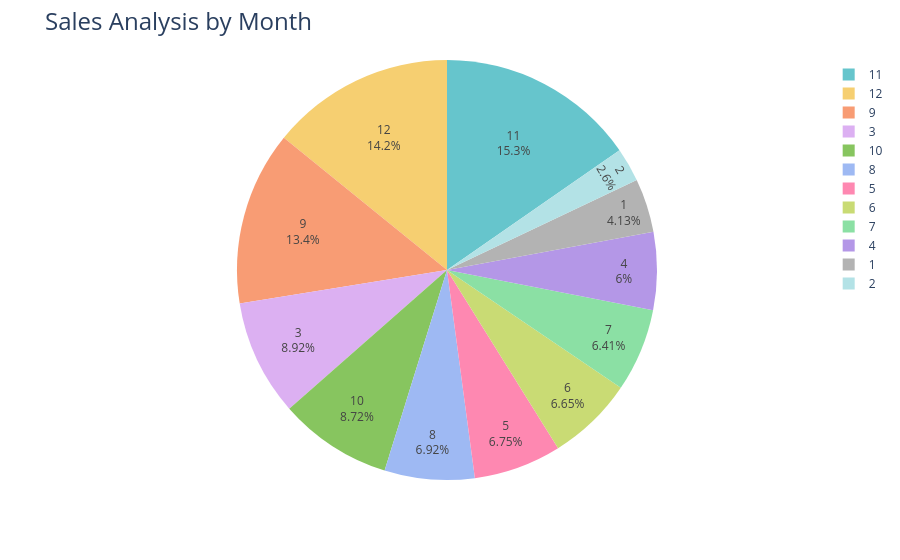

Here is the notebook cell this chart was saved with:
### Code cell
fig2=px.pie(sales_by_month,
            values='Sales',
            names='Order Month',
            hole=0.0,
            color_discrete_sequence=px.colors.qualitative.Pastel)
fig2.update_traces(textposition='inside', textinfo='percent+label')
fig2.update_layout(title_text='Sales Analysis by Month', title_font= dict(size=24))
fig2.show()

### Figure 1 — Plotly figure (JSON) as saved in the notebook; plotly's stock layout.template omitted (floating-point values rounded to 4 significant figures)
{"data": [{"domain": {"x": [0, 1], "y": [0, 1]}, "hole": 0, "hovertemplate": "Order Month=%{label}<br>Sales=%{value}<extra></extra>", "labels": [1, 2, 3, 4, 5, 6, 7, 8, 9, 10, 11, 12], "legendgroup": "", "name": "", "showlegend": true, "textinfo": "percent+label", "textposition": "inside", "type": "pie", "values": [94920.0, 59750.0, 205000.0, 137800.0, 155000.0, 152700.0, 147200.0, 159000.0, 307600.0, 200300.0, 352500.0, 325300.0]}], "layout": {"legend": {"tracegroupgap": 0}, "margin": {"t": 60}, "piecolorway": ["rgb(102, 197, 204)", "rgb(246, 207, 113)", "rgb(248, 156, 116)", "rgb(220, 176, 242)", "rgb(135, 197, 95)", "rgb(158, 185, 243)", "rgb(254, 136, 177)", "rgb(201, 219, 116)", "rgb(139, 224, 164)", "rgb(180, 151, 231)", "rgb(179, 179, 179)"], "title": {"font": {"size": 24}, "text": "Sales Analysis by Month"}}}
